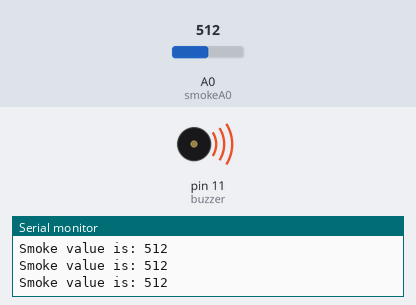
Bench run of a sketch on a simulated Arduino Uno, built with avr-gcc and run on an emulated ATmega328P. On the bench: buzzer (waves = sounding), the last lines printed to the serial monitor. The test bench sets the inputs (shaded band); at power-on: A0 (smokeA0) = 512.

Above: at 1.2 s.
1.3 s: A0 (smokeA0) set to 12
2.8 s: A0 (smokeA0) set to 9
At 4.0 s:
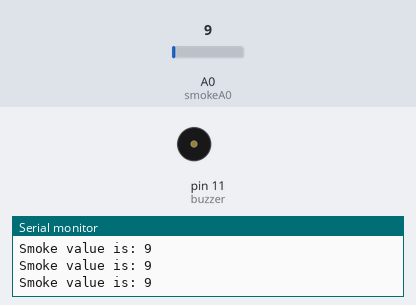
4.3 s: A0 (smokeA0) set to 122
At 5.5 s:
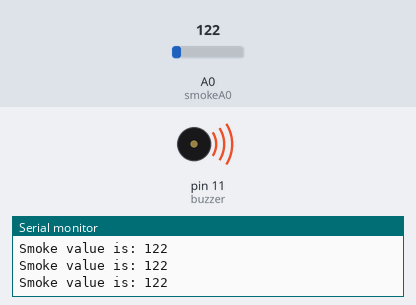
5.8 s: A0 (smokeA0) set to 0
At 7.0 s:
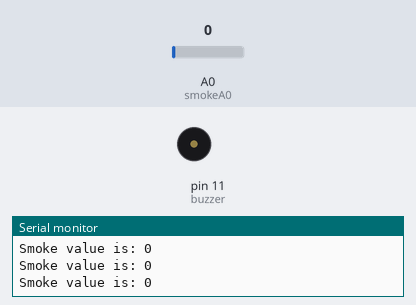
Timing chart, 0 to 8.3 s (numbered marks = the images above; inputs shaded):
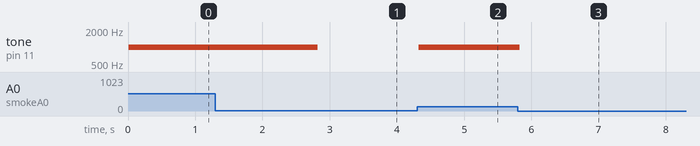

Measured:
- the behaviour switches between 11 and 10 on A0 (smokeA0) (found by bisection; images 0 and 1)
- after the input at 2.8 s, tone on pin 11 (buzzer): 1000 Hz → silent at once
- after the input at 4.3 s, tone on pin 11 (buzzer): silent → 1000 Hz at once
- after the input at 5.8 s, tone on pin 11 (buzzer): 1000 Hz → silent at once

The sketch:

smokesense.ino
```cpp
int buzzer = 11;
int smokeA0 = A0;

// Your threshold value. You might need to change it.
int sensorThres = 10;

void setup() {
  pinMode(buzzer, OUTPUT);
  pinMode(smokeA0, INPUT);
  Serial.begin(9600);
  Serial.println("CLEARDATA");
  Serial.println("Smoke value start from 320");
  Serial.println("RESETTIMER");
}

void loop() {
  int analogSensor = analogRead(smokeA0);

  Serial.print("Smoke value is: ");
  Serial.println(analogSensor);
  // Checks if it has reached the threshold value
  if (analogSensor > sensorThres)
  {
    tone(buzzer, 1000, 200);
  }
  else
  {
    noTone(buzzer);
  }
  delay(100);
}
```
